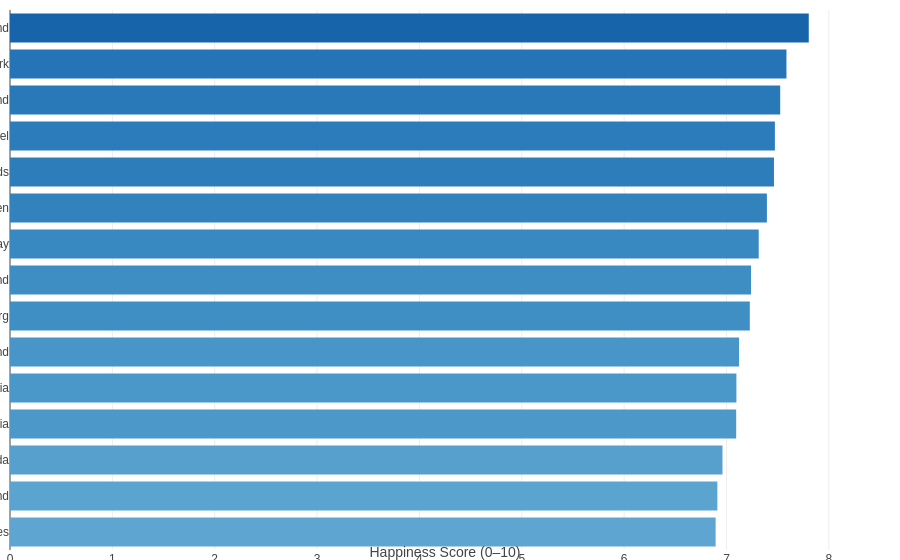

Notebook code cell kept with this figure:
### Code cell
import streamlit as st
import pandas as pd
import plotly.express as px

df = pd.read_csv('world_happiness_2023.csv')
df.columns = ['Country','Region','Score','GDP','Social_Support',
              'Life_Expectancy','Freedom','Generosity','Corruption']

st.title("World Happiness Dashboard")

top15 = df.nlargest(15, 'Score').sort_values('Score')

# The bars are ordered, not categorical — sequential blue (light→dark) is appropriate
fig = px.bar(top15, x='Score', y='Country', orientation='h',
             color='Score',
             color_continuous_scale='Blues',  
             range_color=[5.0, 8.5],
             labels={'Score': 'Happiness Score (0–10)', 'Country': ''})
fig.update_layout(plot_bgcolor='white', paper_bgcolor='white',
                  font=dict(family='Arial', size=12),
                  xaxis=dict(range=[0, 8.5]),  
                  coloraxis_showscale=False,
                  margin=dict(l=10,r=20,t=10,b=10))
fig.update_traces(marker_line_width=0)
fig.show()
st.plotly_chart(fig, width='stretch')

### Figure 1 — Plotly figure (JSON) as saved in the notebook; plotly's stock layout.template omitted (floating-point values rounded to 4 significant figures)
{"data": [{"hovertemplate": "Happiness Score (0–10)=%{marker.color}<br>=%{y}<extra></extra>", "legendgroup": "", "marker": {"color": [6.894, 6.911, 6.961, 7.095, 7.097, 7.123, 7.228, 7.24, 7.315, 7.395, 7.464, 7.473, 7.525, 7.586, 7.804], "coloraxis": "coloraxis", "line": {"width": 0}, "pattern": {"shape": ""}}, "name": "", "orientation": "h", "showlegend": false, "textposition": "auto", "type": "bar", "x": [6.894, 6.911, 6.961, 7.095, 7.097, 7.123, 7.228, 7.24, 7.315, 7.395, 7.464, 7.473, 7.525, 7.586, 7.804], "xaxis": "x", "y": ["United States", "Ireland", "Canada", "Australia", "Austria", "New Zealand", "Luxembourg", "Switzerland", "Norway", "Sweden", "Netherlands", "Israel", "Iceland", "Denmark", "Finland"], "yaxis": "y"}], "layout": {"barmode": "relative", "coloraxis": {"cmax": 8.5, "cmin": 5, "colorbar": {"title": {"text": "Happiness Score (0–10)"}}, "colorscale": [[0, "rgb(247,251,255)"], [0.125, "rgb(222,235,247)"], [0.25, "rgb(198,219,239)"], [0.375, "rgb(158,202,225)"], [0.5, "rgb(107,174,214)"], [0.625, "rgb(66,146,198)"], [0.75, "rgb(33,113,181)"], [0.875, "rgb(8,81,156)"], [1, "rgb(8,48,107)"]], "showscale": false}, "font": {"family": "Arial", "size": 12}, "legend": {"tracegroupgap": 0}, "margin": {"b": 10, "l": 10, "r": 20, "t": 10}, "paper_bgcolor": "white", "plot_bgcolor": "white", "xaxis": {"anchor": "y", "domain": [0, 1], "range": [0, 8.5], "title": {"text": "Happiness Score (0–10)"}}, "yaxis": {"anchor": "x", "domain": [0, 1], "title": {"text": ""}}}}
